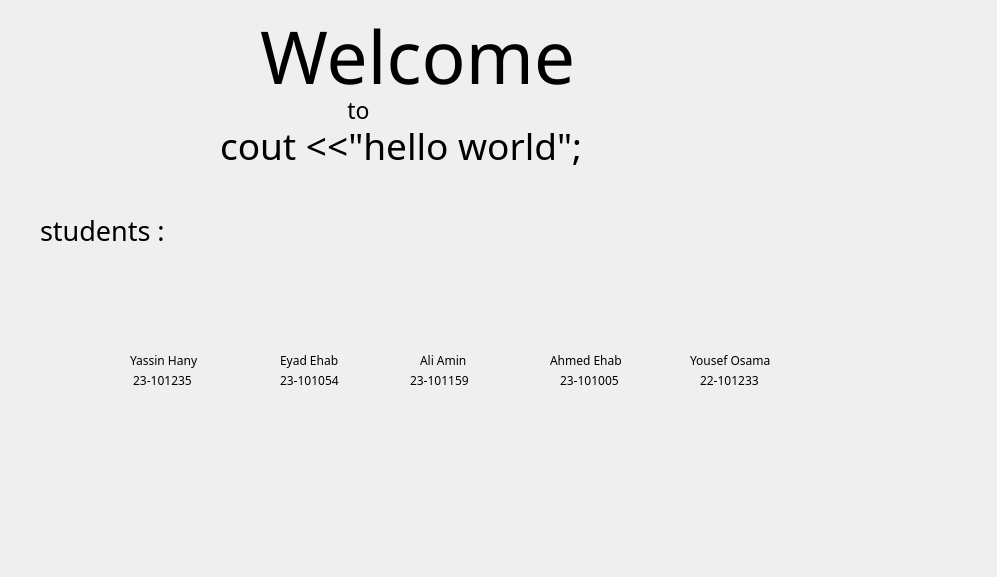
<?xml version="1.0" encoding="UTF-8"?>
<ui version="4.0">
 <class>start</class>
 <widget class="QDialog" name="start">
  <property name="geometry">
   <rect>
    <x>0</x>
    <y>0</y>
    <width>997</width>
    <height>577</height>
   </rect>
  </property>
  <property name="font">
   <font>
    <family>Segoe MDL2 Assets</family>
   </font>
  </property>
  <property name="windowTitle">
   <string>Dialog</string>
  </property>
  <widget class="QLabel" name="label">
   <property name="geometry">
    <rect>
     <x>260</x>
     <y>0</y>
     <width>441</width>
     <height>111</height>
    </rect>
   </property>
   <property name="font">
    <font>
     <family>Segoe MDL2 Assets</family>
     <pointsize>55</pointsize>
    </font>
   </property>
   <property name="text">
    <string>Welcome</string>
   </property>
  </widget>
  <widget class="QLabel" name="label_2">
   <property name="geometry">
    <rect>
     <x>240</x>
     <y>100</y>
     <width>361</width>
     <height>20</height>
    </rect>
   </property>
   <property name="font">
    <font>
     <family>Segoe Script</family>
     <pointsize>17</pointsize>
    </font>
   </property>
   <property name="text">
    <string>                  to </string>
   </property>
  </widget>
  <widget class="QLabel" name="label_3">
   <property name="geometry">
    <rect>
     <x>220</x>
     <y>120</y>
     <width>541</width>
     <height>51</height>
    </rect>
   </property>
   <property name="font">
    <font>
     <family>Segoe Script</family>
     <pointsize>28</pointsize>
    </font>
   </property>
   <property name="text">
    <string>cout &lt;&lt;&quot;hello world&quot;;</string>
   </property>
  </widget>
  <widget class="QLabel" name="label_4">
   <property name="geometry">
    <rect>
     <x>40</x>
     <y>210</y>
     <width>181</width>
     <height>41</height>
    </rect>
   </property>
   <property name="font">
    <font>
     <family>Segoe MDL2 Assets</family>
     <pointsize>20</pointsize>
    </font>
   </property>
   <property name="text">
    <string>students :</string>
   </property>
  </widget>
  <widget class="QLabel" name="label_5">
   <property name="geometry">
    <rect>
     <x>130</x>
     <y>340</y>
     <width>101</width>
     <height>41</height>
    </rect>
   </property>
   <property name="text">
    <string>Yassin Hany</string>
   </property>
  </widget>
  <widget class="QLabel" name="label_6">
   <property name="geometry">
    <rect>
     <x>120</x>
     <y>270</y>
     <width>101</width>
     <height>71</height>
    </rect>
   </property>
   <property name="text">
    <string/>
   </property>
   <property name="pixmap">
    <pixmap>C:/Users/Yassin/Pictures/Screenshots/Screenshot 2024-05-25 192306.png</pixmap>
   </property>
  </widget>
  <widget class="QLabel" name="label_7">
   <property name="geometry">
    <rect>
     <x>130</x>
     <y>370</y>
     <width>81</width>
     <height>20</height>
    </rect>
   </property>
   <property name="text">
    <string> 23-101235</string>
   </property>
  </widget>
  <widget class="QLabel" name="label_8">
   <property name="geometry">
    <rect>
     <x>260</x>
     <y>270</y>
     <width>101</width>
     <height>71</height>
    </rect>
   </property>
   <property name="text">
    <string/>
   </property>
   <property name="pixmap">
    <pixmap>C:/Users/Yassin/Pictures/Screenshots/Screenshot 2024-05-25 192306.png</pixmap>
   </property>
  </widget>
  <widget class="QLabel" name="label_9">
   <property name="geometry">
    <rect>
     <x>280</x>
     <y>350</y>
     <width>71</width>
     <height>20</height>
    </rect>
   </property>
   <property name="text">
    <string>Eyad Ehab</string>
   </property>
  </widget>
  <widget class="QLabel" name="label_10">
   <property name="geometry">
    <rect>
     <x>280</x>
     <y>370</y>
     <width>71</width>
     <height>20</height>
    </rect>
   </property>
   <property name="text">
    <string>23-101054</string>
   </property>
  </widget>
  <widget class="QLabel" name="label_11">
   <property name="geometry">
    <rect>
     <x>400</x>
     <y>270</y>
     <width>101</width>
     <height>71</height>
    </rect>
   </property>
   <property name="text">
    <string/>
   </property>
   <property name="pixmap">
    <pixmap>C:/Users/Yassin/Pictures/Screenshots/Screenshot 2024-05-25 192306.png</pixmap>
   </property>
  </widget>
  <widget class="QLabel" name="label_12">
   <property name="geometry">
    <rect>
     <x>420</x>
     <y>350</y>
     <width>63</width>
     <height>20</height>
    </rect>
   </property>
   <property name="text">
    <string>Ali Amin</string>
   </property>
  </widget>
  <widget class="QLabel" name="label_13">
   <property name="geometry">
    <rect>
     <x>410</x>
     <y>370</y>
     <width>81</width>
     <height>20</height>
    </rect>
   </property>
   <property name="text">
    <string>23-101159</string>
   </property>
  </widget>
  <widget class="QLabel" name="label_14">
   <property name="geometry">
    <rect>
     <x>540</x>
     <y>270</y>
     <width>101</width>
     <height>71</height>
    </rect>
   </property>
   <property name="text">
    <string/>
   </property>
   <property name="pixmap">
    <pixmap>C:/Users/Yassin/Pictures/Screenshots/Screenshot 2024-05-25 192306.png</pixmap>
   </property>
  </widget>
  <widget class="QLabel" name="label_15">
   <property name="geometry">
    <rect>
     <x>550</x>
     <y>350</y>
     <width>91</width>
     <height>20</height>
    </rect>
   </property>
   <property name="text">
    <string>Ahmed Ehab</string>
   </property>
  </widget>
  <widget class="QLabel" name="label_16">
   <property name="geometry">
    <rect>
     <x>560</x>
     <y>370</y>
     <width>71</width>
     <height>20</height>
    </rect>
   </property>
   <property name="text">
    <string>23-101005</string>
   </property>
  </widget>
  <widget class="QLabel" name="label_17">
   <property name="geometry">
    <rect>
     <x>690</x>
     <y>350</y>
     <width>101</width>
     <height>20</height>
    </rect>
   </property>
   <property name="text">
    <string>Yousef Osama</string>
   </property>
  </widget>
  <widget class="QLabel" name="label_18">
   <property name="geometry">
    <rect>
     <x>680</x>
     <y>270</y>
     <width>101</width>
     <height>71</height>
    </rect>
   </property>
   <property name="text">
    <string/>
   </property>
   <property name="pixmap">
    <pixmap>C:/Users/Yassin/Pictures/Screenshots/Screenshot 2024-05-25 192306.png</pixmap>
   </property>
  </widget>
  <widget class="QLabel" name="label_19">
   <property name="geometry">
    <rect>
     <x>700</x>
     <y>370</y>
     <width>71</width>
     <height>20</height>
    </rect>
   </property>
   <property name="text">
    <string>22-101233</string>
   </property>
  </widget>
 </widget>
 <resources/>
 <connections/>
</ui>
